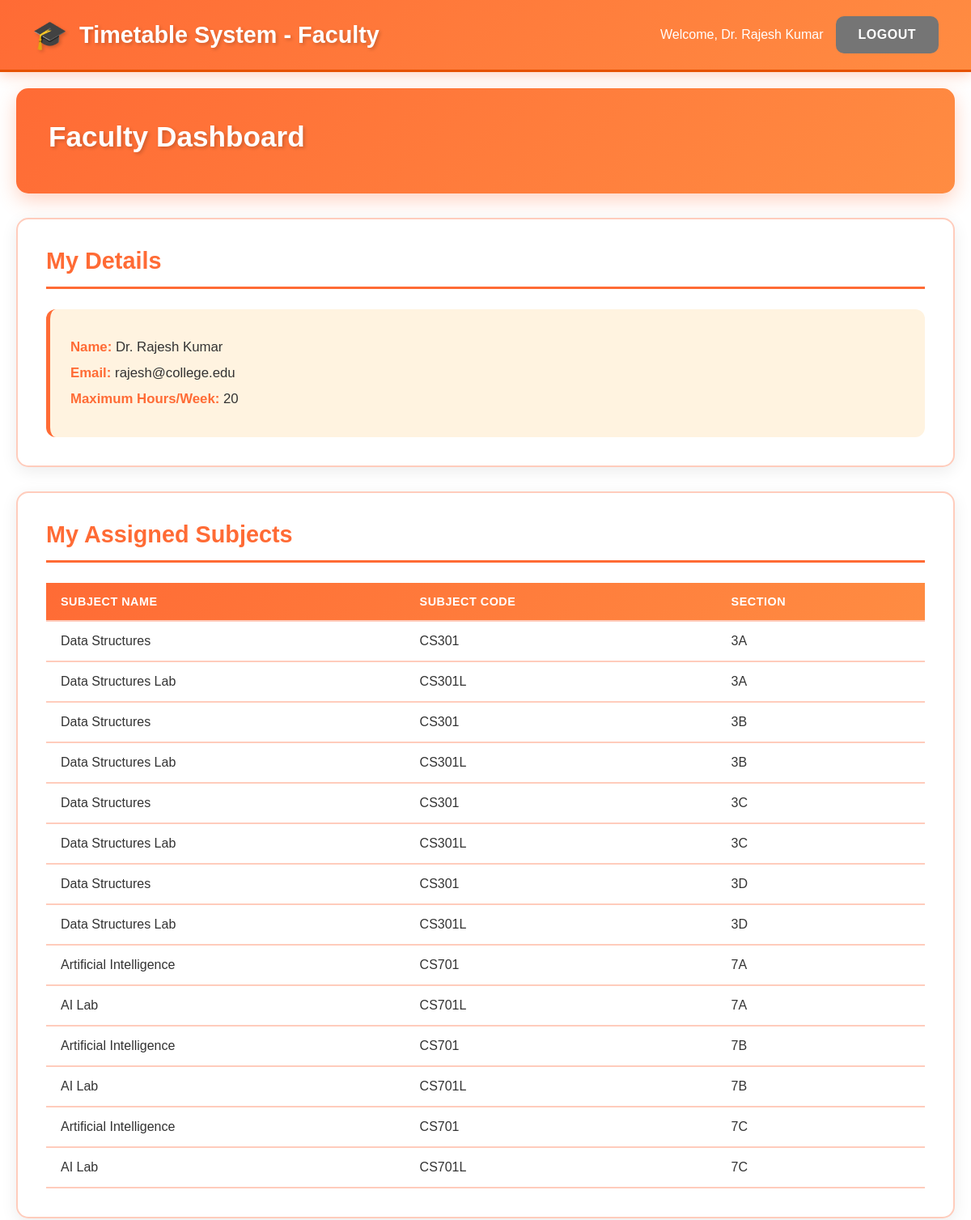
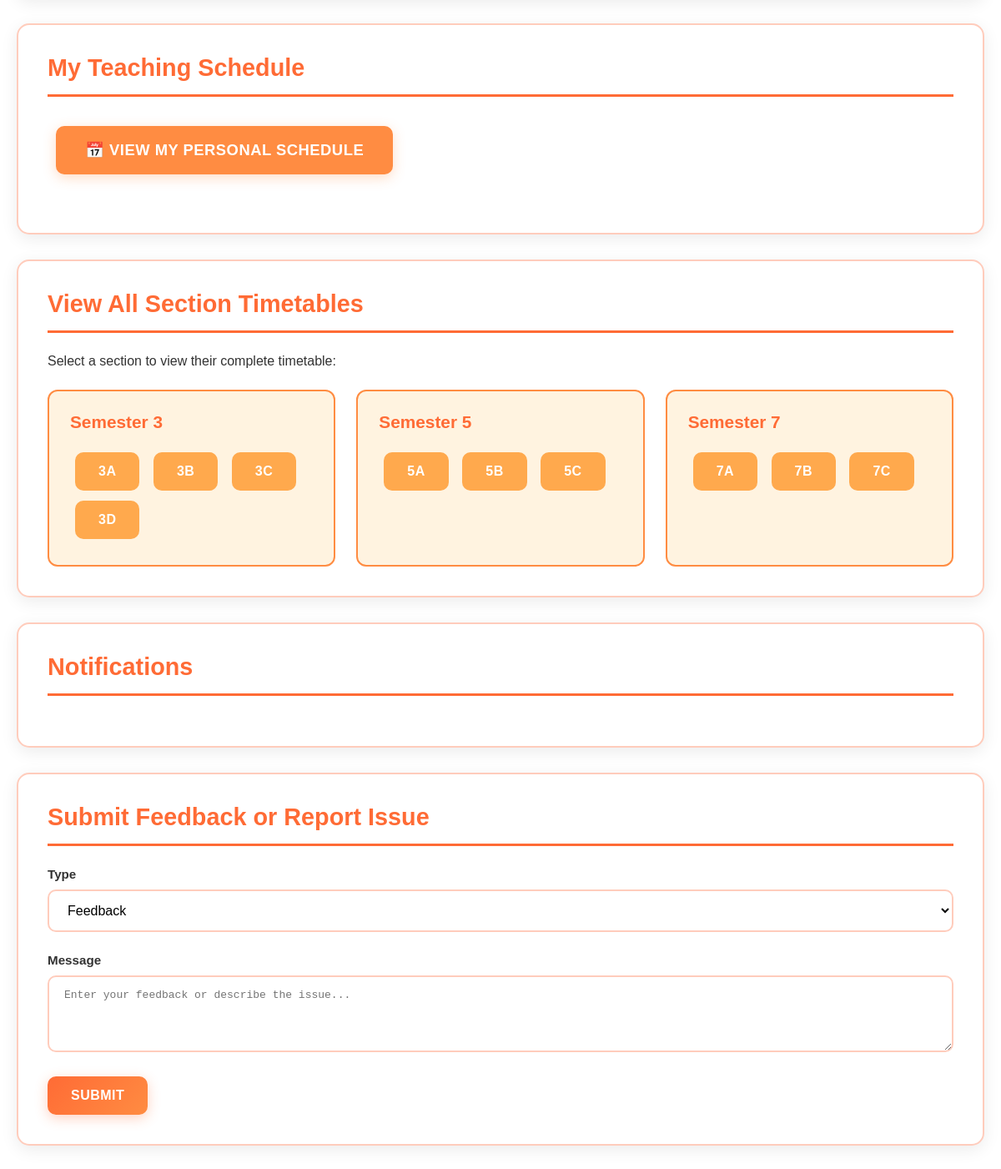
The app's page /faculty/dashboard (signed in) with its own data (2 pictures, top to bottom).
### tables this page shows
CREATE TABLE faculties (
            id INTEGER PRIMARY KEY AUTOINCREMENT,
            name TEXT NOT NULL,
            email TEXT UNIQUE NOT NULL,
            max_hours INTEGER DEFAULT 20,
            user_id INTEGER,
            FOREIGN KEY (user_id) REFERENCES users(id)
        );

CREATE TABLE subjects (
            id INTEGER PRIMARY KEY AUTOINCREMENT,
            name TEXT NOT NULL,
            code TEXT UNIQUE NOT NULL,
            semester INTEGER NOT NULL,
            type TEXT NOT NULL,
            theory_hours INTEGER DEFAULT 0,
            lab_hours INTEGER DEFAULT 0
        );

### app.py (the view)
@app.route('/faculty/dashboard')
@login_required
def faculty_dashboard():
    if session.get('role') != 'faculty':
        return redirect(url_for('index'))
    conn = get_db()
    faculty = conn.execute('''
        SELECT * FROM faculties WHERE user_id = ?
    ''', (session['user_id'],)).fetchone()
    subjects = conn.execute('''
        SELECT DISTINCT s.name, s.code, sf.section
        FROM subjects s
        JOIN subject_faculty sf ON s.id = sf.subject_id
        WHERE sf.faculty_id = ?
        ORDER BY sf.section
    ''', (faculty['id'],)).fetchall()
    conn.close()
    return render_template('faculty_dashboard.html', faculty=faculty, subjects=subjects)

### app.py (called while the page is built)
def get_db():
    conn = sqlite3.connect('timetable.db')
    conn.row_factory = sqlite3.Row
    return conn

def login_required(f):
    from functools import wraps
    @wraps(f)
    def decorated_function(*args, **kwargs):
        if 'user_id' not in session:
            flash('Please login first', 'error')
            return redirect(url_for('login'))
        return f(*args, **kwargs)
    return decorated_function

### templates/faculty_dashboard.html (shortened to what this page needs)
<!DOCTYPE html>
<html lang="en">
<head>
    <link rel="stylesheet" href="{{ url_for('static', filename='css/style.css') }}">
</head>
<body>
    <nav class="navbar">
        <div class="nav-brand">Timetable System - Faculty</div>
        <div class="nav-menu">
            <span>Welcome, {{ session.name }}</span>
            <a href="{{ url_for('logout') }}" class="btn btn-secondary">Logout</a>
        </div>
    </nav>
    <div class="container">
        <div class="dashboard-header">
            <h1>Faculty Dashboard</h1>
        </div>
        <div class="section">
            <h2>My Details</h2>
            <div class="info-card">
                <p><strong>Name:</strong> {{ faculty.name }}</p>
                <p><strong>Email:</strong> {{ faculty.email }}</p>
                <p><strong>Maximum Hours/Week:</strong> {{ faculty.max_hours }}</p>
            </div>
        </div>
        <div class="section">
            <h2>My Assigned Subjects</h2>
            <div class="subjects-list">
                {% if subjects %}
                    <table class="data-table">
                        <thead>
                            <tr>
                                <th>Subject Name</th>
                                <th>Subject Code</th>
                                <th>Section</th>
                            </tr>
                        </thead>
                        <tbody>
                            {% for subject in subjects %}
                                <tr>
                                    <td>{{ subject.name }}</td>
                                    <td>{{ subject.code }}</td>
                                    <td>{{ subject.section }}</td>
                                </tr>
                            {% endfor %}
                        </tbody>
                    </table>
                {% else %}
                    <p>No subjects assigned yet.</p>
                {% endif %}
            </div>
        </div>
        <div class="section">
            <h2>My Teaching Schedule</h2>
            <div class="action-buttons">
                <a href="{{ url_for('faculty_my_timetable') }}" class="btn btn-success btn-large">
                    📅 View My Personal Schedule
                </a>
            </div>
        </div>
        <div class="section">
            <h2>View All Section Timetables</h2>
            <p>Select a section to view their complete timetable:</p>
            <div class="section-grid">
                <div class="semester-box">
                    <h4>Semester 3</h4>
                    <a href="{{ url_for('view_timetable', section='3A') }}" class="btn btn-info">3A</a>
                    <a href="{{ url_for('view_timetable', section='3B') }}" class="btn btn-info">3B</a>
                    <a href="{{ url_for('view_timetable', section='3C') }}" class="btn btn-info">3C</a>
                    <a href="{{ url_for('view_timetable', section='3D') }}" class="btn btn-info">3D</a>
                </div>
                <div class="semester-box">
                    <h4>Semester 5</h4>
                    <a href="{{ url_for('view_timetable', section='5A') }}" class="btn btn-info">5A</a>
                    <a href="{{ url_for('view_timetable', section='5B') }}" class="btn btn-info">5B</a>
                    <a href="{{ url_for('view_timetable', section='5C') }}" class="btn btn-info">5C</a>
                </div>
                <div class="semester-box">
                    <h4>Semester 7</h4>
                    <a href="{{ url_for('view_timetable', section='7A') }}" class="btn btn-info">7A</a>
                    <a href="{{ url_for('view_timetable', section='7B') }}" class="btn btn-info">7B</a>
                    <a href="{{ url_for('view_timetable', section='7C') }}" class="btn btn-info">7C</a>
                </div>
            </div>
        </div>
        <div class="section">
            <h2>Notifications</h2>
        </div>
        <div class="section">
            <h2>Submit Feedback or Report Issue</h2>
            <form method="POST" action="{{ url_for('submit_feedback') }}" class="feedback-form">
                <div class="form-group">
                    <label for="type">Type</label>
                    <select id="type" name="type" required>
                        <option value="feedback">Feedback</option>
                    </select>
                </div>
                <div class="form-group">
                    <label for="message">Message</label>
                    <textarea id="message" name="message" rows="4" required
                              placeholder="Enter your feedback or describe the issue..."></textarea>
                </div>
                <button type="submit" class="btn btn-primary">Submit</button>
            </form>
        </div>
    </div>
</body>
</html>

### static/css/style.css (style rules this page uses)
* { margin: 0; padding: 0; box-sizing: border-box; }
body { font-family: 'Arial', 'Segoe UI', Tahoma, Geneva, Verdana, sans-serif; background: #fff; min-height: 100vh; color: #333; }
.container { max-width: 1400px; margin: 0 auto; padding: 20px; }
.navbar { background: linear-gradient(135deg, #ff6b35 0%, #ff8c42 100%); box-shadow: 0 4px 15px rgba(255, 107, 53, 0.3); padding: 20px 40px; display: flex; justify-content: space-between; align-items: center; border-bottom: 3px solid #e65100; }
.nav-brand { font-size: 1.8em; font-weight: bold; color: white; text-shadow: 2px 2px 4px rgba(0,0,0,0.2); display: flex; align-items: center; gap: 15px; }
.nav-brand::before { content: '🎓'; font-size: 1.2em; }
.nav-menu { display: flex; gap: 15px; align-items: center; color: white; font-weight: 500; }
.form-group { margin-bottom: 25px; }
.form-group label { display: block; margin-bottom: 10px; font-weight: 700; color: #333; font-size: 0.95em; }
.form-group input, .form-group textarea, .form-group select { width: 100%; padding: 14px 18px; border: 2px solid #ffccbc; border-radius: 10px; font-size: 1em; transition: all 0.3s; background: #fff; }
.btn { padding: 14px 28px; border: none; border-radius: 10px; font-size: 1em; font-weight: 700; cursor: pointer; transition: all 0.3s; text-decoration: none; display: inline-block; text-align: center; text-transform: uppercase; letter-spacing: 0.5px; }
.btn-primary { background: linear-gradient(135deg, #ff6b35 0%, #ff8c42 100%); color: white; box-shadow: 0 4px 15px rgba(255, 107, 53, 0.3); }
.btn-secondary { background: #757575; color: white; }
.btn-success { background: #ff8c42; color: white; box-shadow: 0 4px 15px rgba(255, 140, 66, 0.3); }
.btn-info { background: #ffa94d; color: white; }
.btn-large { padding: 18px 35px; font-size: 1.15em; margin: 10px; }
.dashboard-header { background: linear-gradient(135deg, #ff6b35 0%, #ff8c42 100%); padding: 40px; border-radius: 15px; box-shadow: 0 8px 25px rgba(255, 107, 53, 0.3); margin-bottom: 30px; color: white; }
.dashboard-header h1 { color: white; margin-bottom: 10px; font-size: 2.2em; text-shadow: 2px 2px 4px rgba(0,0,0,0.2); }
.section { background: white; padding: 35px; border-radius: 15px; box-shadow: 0 5px 20px rgba(0,0,0,0.08); margin-bottom: 30px; border: 2px solid #ffccbc; }
.section h2 { color: #ff6b35; margin-bottom: 25px; padding-bottom: 15px; border-bottom: 3px solid #ff6b35; font-size: 1.8em; font-weight: bold; }
.section-grid { display: grid; grid-template-columns: repeat(auto-fit, minmax(320px, 1fr)); gap: 25px; margin-top: 25px; }
.semester-box { background: #fff3e0; padding: 25px; border-radius: 12px; border: 2px solid #ff8c42; transition: all 0.3s; }
.semester-box h4 { color: #ff6b35; margin-bottom: 18px; font-size: 1.3em; font-weight: bold; }
.semester-box .btn { margin: 6px; }
.action-buttons { display: flex; gap: 18px; flex-wrap: wrap; margin: 25px 0; }
.info-card { background: #fff3e0; padding: 25px; border-radius: 12px; border-left: 5px solid #ff6b35; }
.info-card p { margin: 12px 0; font-size: 1.05em; }
.info-card strong { color: #ff6b35; }
.data-table { width: 100%; border-collapse: collapse; margin-top: 25px; }
.data-table thead { background: linear-gradient(135deg, #ff6b35 0%, #ff8c42 100%); color: white; }
.data-table th, .data-table td { padding: 15px 18px; text-align: left; border-bottom: 2px solid #ffccbc; }
.data-table th { font-weight: bold; text-transform: uppercase; letter-spacing: 0.5px; font-size: 0.9em; }

### records on screen
faculties: name "Dr. Rajesh Kumar", email "rajesh@college.edu", max_hours "20"
subjects: name "Data Structures", code "CS301", section "3A", section "3B", section "3C", section "3D"
subjects: name "Data Structures Lab", code "CS301L", section "3A", section "3B", section "3C", section "3D"
subjects: name "Artificial Intelligence", code "CS701", section "7A", section "7B", section "7C"
subjects: name "AI Lab", code "CS701L", section "7A", section "7B", section "7C"
